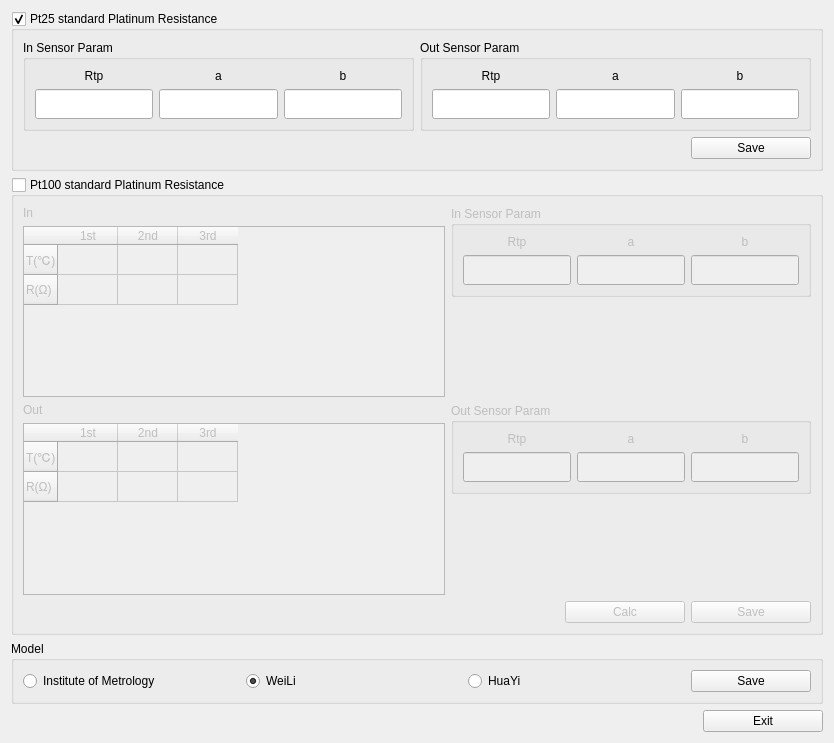
<?xml version="1.0" encoding="UTF-8"?>
<ui version="4.0">
 <class>StdPlaSensorDlgClass</class>
 <widget class="QWidget" name="StdPlaSensorDlgClass">
  <property name="windowModality">
   <enum>Qt::ApplicationModal</enum>
  </property>
  <property name="geometry">
   <rect>
    <x>0</x>
    <y>0</y>
    <width>834</width>
    <height>743</height>
   </rect>
  </property>
  <property name="minimumSize">
   <size>
    <width>834</width>
    <height>743</height>
   </size>
  </property>
  <property name="maximumSize">
   <size>
    <width>1280</width>
    <height>800</height>
   </size>
  </property>
  <property name="windowTitle">
   <string>Standard Platinium Sensor</string>
  </property>
  <property name="windowIcon">
   <iconset resource="../systemsetdlg.qrc">
    <normaloff>:/systemsetdlg/images/stdptparaset.png</normaloff>:/systemsetdlg/images/stdptparaset.png</iconset>
  </property>
  <layout class="QGridLayout" name="gridLayout_12">
   <item row="0" column="0">
    <widget class="QGroupBox" name="gBox_pt25">
     <property name="title">
      <string>Pt25 standard Platinum Resistance</string>
     </property>
     <property name="checkable">
      <bool>true</bool>
     </property>
     <layout class="QVBoxLayout" name="verticalLayout">
      <item>
       <layout class="QHBoxLayout" name="horizontalLayout_2">
        <item>
         <widget class="QGroupBox" name="groupBox_2">
          <property name="title">
           <string>In Sensor Param</string>
          </property>
          <property name="checkable">
           <bool>false</bool>
          </property>
          <layout class="QGridLayout" name="gridLayout">
           <item row="0" column="0">
            <widget class="QLabel" name="label">
             <property name="text">
              <string>&lt;html&gt;&lt;head/&gt;&lt;body&gt;&lt;p align=&quot;center&quot;&gt;Rtp&lt;/p&gt;&lt;/body&gt;&lt;/html&gt;</string>
             </property>
            </widget>
           </item>
           <item row="0" column="1">
            <widget class="QLabel" name="label_2">
             <property name="text">
              <string>&lt;html&gt;&lt;head/&gt;&lt;body&gt;&lt;p align=&quot;center&quot;&gt;a&lt;/p&gt;&lt;/body&gt;&lt;/html&gt;</string>
             </property>
            </widget>
           </item>
           <item row="0" column="2">
            <widget class="QLabel" name="label_3">
             <property name="text">
              <string>&lt;html&gt;&lt;head/&gt;&lt;body&gt;&lt;p align=&quot;center&quot;&gt;b&lt;/p&gt;&lt;/body&gt;&lt;/html&gt;</string>
             </property>
            </widget>
           </item>
           <item row="1" column="0">
            <widget class="QLineEdit" name="lineEdit_pt25_in_rtp">
             <property name="minimumSize">
              <size>
               <width>71</width>
               <height>30</height>
              </size>
             </property>
             <property name="maximumSize">
              <size>
               <width>9999</width>
               <height>30</height>
              </size>
             </property>
             <property name="alignment">
              <set>Qt::AlignCenter</set>
             </property>
            </widget>
           </item>
           <item row="1" column="1">
            <widget class="QLineEdit" name="lineEdit_pt25_in_a">
             <property name="minimumSize">
              <size>
               <width>0</width>
               <height>30</height>
              </size>
             </property>
             <property name="maximumSize">
              <size>
               <width>16777215</width>
               <height>30</height>
              </size>
             </property>
             <property name="alignment">
              <set>Qt::AlignCenter</set>
             </property>
            </widget>
           </item>
           <item row="1" column="2">
            <widget class="QLineEdit" name="lineEdit_pt25_in_b">
             <property name="minimumSize">
              <size>
               <width>0</width>
               <height>30</height>
              </size>
             </property>
             <property name="maximumSize">
              <size>
               <width>16777215</width>
               <height>30</height>
              </size>
             </property>
             <property name="alignment">
              <set>Qt::AlignCenter</set>
             </property>
            </widget>
           </item>
          </layout>
         </widget>
        </item>
        <item>
         <widget class="QGroupBox" name="groupBox_3">
          <property name="title">
           <string>Out Sensor Param</string>
          </property>
          <layout class="QGridLayout" name="gridLayout_2">
           <item row="0" column="0">
            <widget class="QLabel" name="label_4">
             <property name="text">
              <string>&lt;html&gt;&lt;head/&gt;&lt;body&gt;&lt;p align=&quot;center&quot;&gt;Rtp&lt;/p&gt;&lt;/body&gt;&lt;/html&gt;</string>
             </property>
            </widget>
           </item>
           <item row="0" column="2">
            <widget class="QLabel" name="label_6">
             <property name="text">
              <string>&lt;html&gt;&lt;head/&gt;&lt;body&gt;&lt;p align=&quot;center&quot;&gt;b&lt;/p&gt;&lt;/body&gt;&lt;/html&gt;</string>
             </property>
            </widget>
           </item>
           <item row="1" column="0">
            <widget class="QLineEdit" name="lineEdit_pt25_out_rtp">
             <property name="minimumSize">
              <size>
               <width>0</width>
               <height>30</height>
              </size>
             </property>
             <property name="maximumSize">
              <size>
               <width>16777215</width>
               <height>30</height>
              </size>
             </property>
             <property name="alignment">
              <set>Qt::AlignCenter</set>
             </property>
            </widget>
           </item>
           <item row="1" column="1">
            <widget class="QLineEdit" name="lineEdit_pt25_out_a">
             <property name="minimumSize">
              <size>
               <width>0</width>
               <height>30</height>
              </size>
             </property>
             <property name="maximumSize">
              <size>
               <width>16777215</width>
               <height>30</height>
              </size>
             </property>
             <property name="alignment">
              <set>Qt::AlignCenter</set>
             </property>
            </widget>
           </item>
           <item row="1" column="2">
            <widget class="QLineEdit" name="lineEdit_pt25_out_b">
             <property name="minimumSize">
              <size>
               <width>0</width>
               <height>30</height>
              </size>
             </property>
             <property name="maximumSize">
              <size>
               <width>16777215</width>
               <height>30</height>
              </size>
             </property>
             <property name="alignment">
              <set>Qt::AlignCenter</set>
             </property>
            </widget>
           </item>
           <item row="0" column="1">
            <widget class="QLabel" name="label_5">
             <property name="text">
              <string>&lt;html&gt;&lt;head/&gt;&lt;body&gt;&lt;p align=&quot;center&quot;&gt;a&lt;/p&gt;&lt;/body&gt;&lt;/html&gt;</string>
             </property>
            </widget>
           </item>
          </layout>
         </widget>
        </item>
       </layout>
      </item>
      <item>
       <layout class="QHBoxLayout" name="horizontalLayout">
        <item>
         <spacer name="horizontalSpacer">
          <property name="orientation">
           <enum>Qt::Horizontal</enum>
          </property>
          <property name="sizeHint" stdset="0">
           <size>
            <width>369</width>
            <height>20</height>
           </size>
          </property>
         </spacer>
        </item>
        <item>
         <widget class="QPushButton" name="btn_pt25_save">
          <property name="sizePolicy">
           <sizepolicy hsizetype="Preferred" vsizetype="Fixed">
            <horstretch>0</horstretch>
            <verstretch>0</verstretch>
           </sizepolicy>
          </property>
          <property name="minimumSize">
           <size>
            <width>120</width>
            <height>0</height>
           </size>
          </property>
          <property name="maximumSize">
           <size>
            <width>150</width>
            <height>16777215</height>
           </size>
          </property>
          <property name="text">
           <string>Save</string>
          </property>
         </widget>
        </item>
       </layout>
      </item>
     </layout>
    </widget>
   </item>
   <item row="1" column="0">
    <widget class="QGroupBox" name="gBox_pt100">
     <property name="title">
      <string>Pt100 standard Platinum Resistance</string>
     </property>
     <property name="checkable">
      <bool>true</bool>
     </property>
     <property name="checked">
      <bool>false</bool>
     </property>
     <layout class="QGridLayout" name="gridLayout_11">
      <item row="0" column="0" colspan="2">
       <layout class="QGridLayout" name="gridLayout_9">
        <item row="0" column="0" rowspan="2">
         <layout class="QGridLayout" name="gridLayout_7">
          <item row="0" column="0">
           <widget class="QLabel" name="label_13">
            <property name="text">
             <string>In</string>
            </property>
           </widget>
          </item>
          <item row="1" column="0">
           <widget class="QTableWidget" name="tbl_pt100_in">
            <property name="enabled">
             <bool>false</bool>
            </property>
            <property name="minimumSize">
             <size>
              <width>300</width>
              <height>0</height>
             </size>
            </property>
            <attribute name="horizontalHeaderDefaultSectionSize">
             <number>60</number>
            </attribute>
            <attribute name="horizontalHeaderMinimumSectionSize">
             <number>10</number>
            </attribute>
            <row>
             <property name="text">
              <string>T(℃)</string>
             </property>
            </row>
            <row>
             <property name="text">
              <string>R(Ω)</string>
             </property>
            </row>
            <column>
             <property name="text">
              <string>1st</string>
             </property>
            </column>
            <column>
             <property name="text">
              <string>2nd</string>
             </property>
            </column>
            <column>
             <property name="text">
              <string>3rd</string>
             </property>
            </column>
           </widget>
          </item>
         </layout>
        </item>
        <item row="0" column="1">
         <widget class="QGroupBox" name="groupBox_6">
          <property name="title">
           <string>In Sensor Param</string>
          </property>
          <property name="checkable">
           <bool>false</bool>
          </property>
          <layout class="QGridLayout" name="gridLayout_4">
           <item row="0" column="0">
            <widget class="QLabel" name="label_7">
             <property name="sizePolicy">
              <sizepolicy hsizetype="Preferred" vsizetype="Fixed">
               <horstretch>0</horstretch>
               <verstretch>0</verstretch>
              </sizepolicy>
             </property>
             <property name="text">
              <string>&lt;html&gt;&lt;head/&gt;&lt;body&gt;&lt;p align=&quot;center&quot;&gt;Rtp&lt;/p&gt;&lt;/body&gt;&lt;/html&gt;</string>
             </property>
            </widget>
           </item>
           <item row="0" column="1">
            <widget class="QLabel" name="label_8">
             <property name="sizePolicy">
              <sizepolicy hsizetype="Preferred" vsizetype="Fixed">
               <horstretch>0</horstretch>
               <verstretch>0</verstretch>
              </sizepolicy>
             </property>
             <property name="text">
              <string>&lt;html&gt;&lt;head/&gt;&lt;body&gt;&lt;p align=&quot;center&quot;&gt;a&lt;/p&gt;&lt;/body&gt;&lt;/html&gt;</string>
             </property>
            </widget>
           </item>
           <item row="0" column="2">
            <widget class="QLabel" name="label_9">
             <property name="sizePolicy">
              <sizepolicy hsizetype="Preferred" vsizetype="Fixed">
               <horstretch>0</horstretch>
               <verstretch>0</verstretch>
              </sizepolicy>
             </property>
             <property name="text">
              <string>&lt;html&gt;&lt;head/&gt;&lt;body&gt;&lt;p align=&quot;center&quot;&gt;b&lt;/p&gt;&lt;/body&gt;&lt;/html&gt;</string>
             </property>
            </widget>
           </item>
           <item row="1" column="0">
            <widget class="QLineEdit" name="lineEdit_pt100_in_rtp">
             <property name="sizePolicy">
              <sizepolicy hsizetype="Preferred" vsizetype="Preferred">
               <horstretch>0</horstretch>
               <verstretch>0</verstretch>
              </sizepolicy>
             </property>
             <property name="minimumSize">
              <size>
               <width>0</width>
               <height>30</height>
              </size>
             </property>
             <property name="alignment">
              <set>Qt::AlignCenter</set>
             </property>
            </widget>
           </item>
           <item row="1" column="1">
            <widget class="QLineEdit" name="lineEdit_pt100_in_a">
             <property name="sizePolicy">
              <sizepolicy hsizetype="Preferred" vsizetype="Preferred">
               <horstretch>0</horstretch>
               <verstretch>0</verstretch>
              </sizepolicy>
             </property>
             <property name="maximumSize">
              <size>
               <width>16777215</width>
               <height>30</height>
              </size>
             </property>
             <property name="alignment">
              <set>Qt::AlignCenter</set>
             </property>
            </widget>
           </item>
           <item row="1" column="2">
            <widget class="QLineEdit" name="lineEdit_pt100_in_b">
             <property name="sizePolicy">
              <sizepolicy hsizetype="Preferred" vsizetype="Preferred">
               <horstretch>0</horstretch>
               <verstretch>0</verstretch>
              </sizepolicy>
             </property>
             <property name="maximumSize">
              <size>
               <width>16777215</width>
               <height>30</height>
              </size>
             </property>
             <property name="alignment">
              <set>Qt::AlignCenter</set>
             </property>
            </widget>
           </item>
          </layout>
         </widget>
        </item>
        <item row="1" column="1">
         <spacer name="verticalSpacer">
          <property name="orientation">
           <enum>Qt::Vertical</enum>
          </property>
          <property name="sizeHint" stdset="0">
           <size>
            <width>20</width>
            <height>18</height>
           </size>
          </property>
         </spacer>
        </item>
       </layout>
      </item>
      <item row="1" column="0" colspan="2">
       <layout class="QGridLayout" name="gridLayout_10">
        <item row="0" column="0" rowspan="2">
         <layout class="QGridLayout" name="gridLayout_8">
          <item row="1" column="0">
           <widget class="QTableWidget" name="tbl_pt100_out">
            <property name="enabled">
             <bool>false</bool>
            </property>
            <property name="minimumSize">
             <size>
              <width>300</width>
              <height>0</height>
             </size>
            </property>
            <attribute name="horizontalHeaderDefaultSectionSize">
             <number>60</number>
            </attribute>
            <attribute name="horizontalHeaderMinimumSectionSize">
             <number>10</number>
            </attribute>
            <row>
             <property name="text">
              <string>T(℃)</string>
             </property>
            </row>
            <row>
             <property name="text">
              <string>R(Ω)</string>
             </property>
            </row>
            <column>
             <property name="text">
              <string>1st</string>
             </property>
            </column>
            <column>
             <property name="text">
              <string>2nd</string>
             </property>
            </column>
            <column>
             <property name="text">
              <string>3rd</string>
             </property>
            </column>
           </widget>
          </item>
          <item row="0" column="0">
           <widget class="QLabel" name="label_14">
            <property name="text">
             <string>Out</string>
            </property>
           </widget>
          </item>
         </layout>
        </item>
        <item row="0" column="1">
         <widget class="QGroupBox" name="groupBox_7">
          <property name="title">
           <string>Out Sensor Param</string>
          </property>
          <layout class="QGridLayout" name="gridLayout_5">
           <item row="0" column="0">
            <widget class="QLabel" name="label_10">
             <property name="sizePolicy">
              <sizepolicy hsizetype="Preferred" vsizetype="Fixed">
               <horstretch>0</horstretch>
               <verstretch>0</verstretch>
              </sizepolicy>
             </property>
             <property name="text">
              <string>&lt;html&gt;&lt;head/&gt;&lt;body&gt;&lt;p align=&quot;center&quot;&gt;Rtp&lt;/p&gt;&lt;/body&gt;&lt;/html&gt;</string>
             </property>
            </widget>
           </item>
           <item row="0" column="1">
            <widget class="QLabel" name="label_11">
             <property name="sizePolicy">
              <sizepolicy hsizetype="Preferred" vsizetype="Fixed">
               <horstretch>0</horstretch>
               <verstretch>0</verstretch>
              </sizepolicy>
             </property>
             <property name="text">
              <string>&lt;html&gt;&lt;head/&gt;&lt;body&gt;&lt;p align=&quot;center&quot;&gt;a&lt;/p&gt;&lt;/body&gt;&lt;/html&gt;</string>
             </property>
            </widget>
           </item>
           <item row="0" column="2">
            <widget class="QLabel" name="label_12">
             <property name="sizePolicy">
              <sizepolicy hsizetype="Preferred" vsizetype="Fixed">
               <horstretch>0</horstretch>
               <verstretch>0</verstretch>
              </sizepolicy>
             </property>
             <property name="text">
              <string>&lt;html&gt;&lt;head/&gt;&lt;body&gt;&lt;p align=&quot;center&quot;&gt;b&lt;/p&gt;&lt;/body&gt;&lt;/html&gt;</string>
             </property>
            </widget>
           </item>
           <item row="1" column="0">
            <widget class="QLineEdit" name="lineEdit_pt100_out_rtp">
             <property name="sizePolicy">
              <sizepolicy hsizetype="Preferred" vsizetype="Preferred">
               <horstretch>0</horstretch>
               <verstretch>0</verstretch>
              </sizepolicy>
             </property>
             <property name="minimumSize">
              <size>
               <width>0</width>
               <height>30</height>
              </size>
             </property>
             <property name="alignment">
              <set>Qt::AlignCenter</set>
             </property>
            </widget>
           </item>
           <item row="1" column="1">
            <widget class="QLineEdit" name="lineEdit_pt100_out_a">
             <property name="sizePolicy">
              <sizepolicy hsizetype="Preferred" vsizetype="Preferred">
               <horstretch>0</horstretch>
               <verstretch>0</verstretch>
              </sizepolicy>
             </property>
             <property name="maximumSize">
              <size>
               <width>16777215</width>
               <height>30</height>
              </size>
             </property>
             <property name="alignment">
              <set>Qt::AlignCenter</set>
             </property>
            </widget>
           </item>
           <item row="1" column="2">
            <widget class="QLineEdit" name="lineEdit_pt100_out_b">
             <property name="sizePolicy">
              <sizepolicy hsizetype="Preferred" vsizetype="Preferred">
               <horstretch>0</horstretch>
               <verstretch>0</verstretch>
              </sizepolicy>
             </property>
             <property name="maximumSize">
              <size>
               <width>16777215</width>
               <height>30</height>
              </size>
             </property>
             <property name="alignment">
              <set>Qt::AlignCenter</set>
             </property>
            </widget>
           </item>
          </layout>
         </widget>
        </item>
        <item row="1" column="1">
         <spacer name="verticalSpacer_2">
          <property name="orientation">
           <enum>Qt::Vertical</enum>
          </property>
          <property name="sizeHint" stdset="0">
           <size>
            <width>20</width>
            <height>18</height>
           </size>
          </property>
         </spacer>
        </item>
       </layout>
      </item>
      <item row="2" column="0">
       <spacer name="horizontalSpacer_3">
        <property name="orientation">
         <enum>Qt::Horizontal</enum>
        </property>
        <property name="sizeHint" stdset="0">
         <size>
          <width>529</width>
          <height>20</height>
         </size>
        </property>
       </spacer>
      </item>
      <item row="2" column="1">
       <layout class="QGridLayout" name="gridLayout_6">
        <item row="0" column="0">
         <widget class="QPushButton" name="btn_pt100_calc">
          <property name="sizePolicy">
           <sizepolicy hsizetype="Preferred" vsizetype="Fixed">
            <horstretch>0</horstretch>
            <verstretch>0</verstretch>
           </sizepolicy>
          </property>
          <property name="minimumSize">
           <size>
            <width>120</width>
            <height>0</height>
           </size>
          </property>
          <property name="maximumSize">
           <size>
            <width>150</width>
            <height>16777215</height>
           </size>
          </property>
          <property name="text">
           <string>Calc</string>
          </property>
         </widget>
        </item>
        <item row="0" column="1">
         <widget class="QPushButton" name="btn_pt100_save">
          <property name="sizePolicy">
           <sizepolicy hsizetype="Preferred" vsizetype="Fixed">
            <horstretch>0</horstretch>
            <verstretch>0</verstretch>
           </sizepolicy>
          </property>
          <property name="minimumSize">
           <size>
            <width>120</width>
            <height>0</height>
           </size>
          </property>
          <property name="maximumSize">
           <size>
            <width>150</width>
            <height>16777215</height>
           </size>
          </property>
          <property name="text">
           <string>Save</string>
          </property>
         </widget>
        </item>
       </layout>
      </item>
     </layout>
     <zorder>horizontalSpacer_3</zorder>
    </widget>
   </item>
   <item row="2" column="0">
    <widget class="QGroupBox" name="gBox_model">
     <property name="title">
      <string>Model</string>
     </property>
     <layout class="QGridLayout" name="gridLayout_3">
      <item row="0" column="0">
       <widget class="QRadioButton" name="rbtn_inst">
        <property name="sizePolicy">
         <sizepolicy hsizetype="Expanding" vsizetype="Fixed">
          <horstretch>0</horstretch>
          <verstretch>0</verstretch>
         </sizepolicy>
        </property>
        <property name="text">
         <string>Institute of Metrology</string>
        </property>
       </widget>
      </item>
      <item row="0" column="1">
       <widget class="QRadioButton" name="rbtn_weili">
        <property name="sizePolicy">
         <sizepolicy hsizetype="Expanding" vsizetype="Fixed">
          <horstretch>0</horstretch>
          <verstretch>0</verstretch>
         </sizepolicy>
        </property>
        <property name="text">
         <string>WeiLi</string>
        </property>
        <property name="checkable">
         <bool>true</bool>
        </property>
        <property name="checked">
         <bool>true</bool>
        </property>
       </widget>
      </item>
      <item row="0" column="2">
       <widget class="QRadioButton" name="rbtn_huayi">
        <property name="sizePolicy">
         <sizepolicy hsizetype="Expanding" vsizetype="Fixed">
          <horstretch>0</horstretch>
          <verstretch>0</verstretch>
         </sizepolicy>
        </property>
        <property name="text">
         <string>HuaYi</string>
        </property>
       </widget>
      </item>
      <item row="0" column="3">
       <widget class="QPushButton" name="btn_model_save">
        <property name="sizePolicy">
         <sizepolicy hsizetype="Preferred" vsizetype="Fixed">
          <horstretch>0</horstretch>
          <verstretch>0</verstretch>
         </sizepolicy>
        </property>
        <property name="minimumSize">
         <size>
          <width>120</width>
          <height>0</height>
         </size>
        </property>
        <property name="maximumSize">
         <size>
          <width>150</width>
          <height>16777215</height>
         </size>
        </property>
        <property name="text">
         <string>Save</string>
        </property>
       </widget>
      </item>
     </layout>
    </widget>
   </item>
   <item row="3" column="0">
    <layout class="QHBoxLayout" name="horizontalLayout_4">
     <item>
      <spacer name="horizontalSpacer_2">
       <property name="orientation">
        <enum>Qt::Horizontal</enum>
       </property>
       <property name="sizeHint" stdset="0">
        <size>
         <width>40</width>
         <height>20</height>
        </size>
       </property>
      </spacer>
     </item>
     <item>
      <widget class="QPushButton" name="btn_pt100_exit">
       <property name="sizePolicy">
        <sizepolicy hsizetype="Preferred" vsizetype="Fixed">
         <horstretch>0</horstretch>
         <verstretch>0</verstretch>
        </sizepolicy>
       </property>
       <property name="minimumSize">
        <size>
         <width>120</width>
         <height>0</height>
        </size>
       </property>
       <property name="maximumSize">
        <size>
         <width>150</width>
         <height>16777215</height>
        </size>
       </property>
       <property name="text">
        <string>Exit</string>
       </property>
      </widget>
     </item>
    </layout>
   </item>
  </layout>
 </widget>
 <resources>
  <include location="../systemsetdlg.qrc"/>
 </resources>
 <connections/>
</ui>
